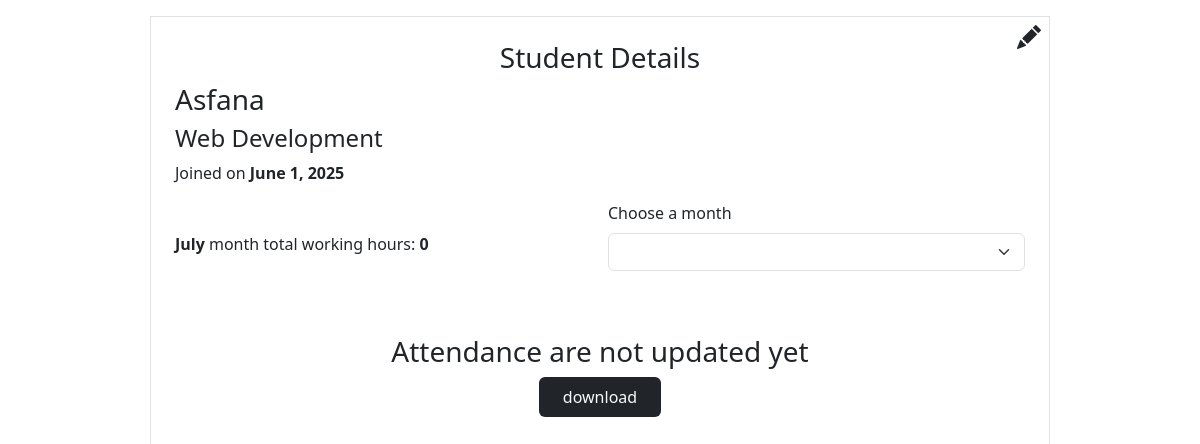
The page /student_details/1 (signed in) on the database as committed earlier.
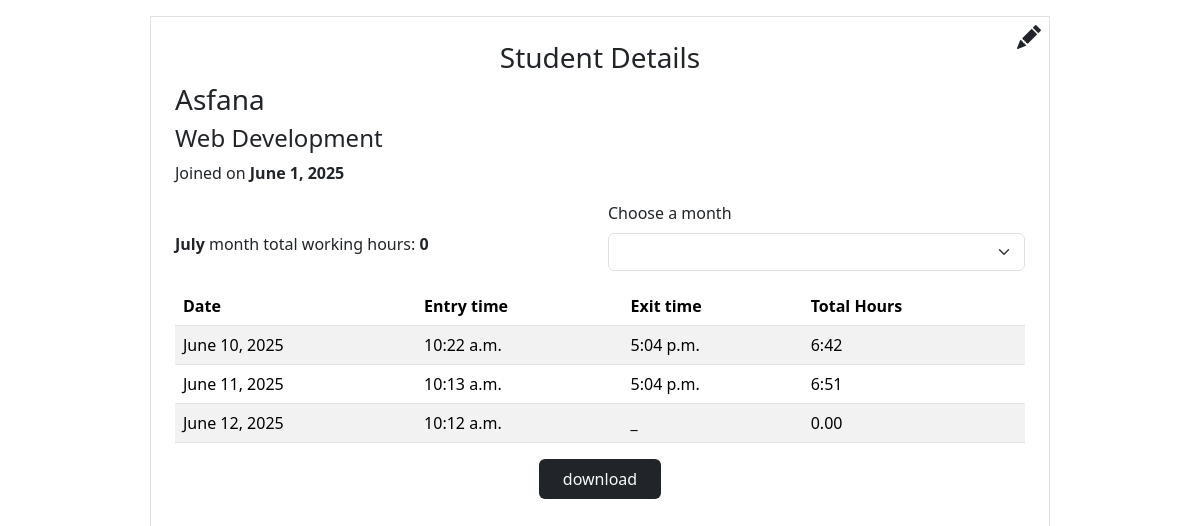
The same page on the database as committed later.
### app/models.py (models this page shows, shortened)
class Attendance(models.Model):
    student=models.ForeignKey(Student, on_delete=models.CASCADE)
    date=models.DateField()
    entry_time=models.TimeField(null=True,  blank=True)
    exit_time=models.TimeField(null=True, blank=True)
    daily_hours=models.CharField(max_length=5, default='0:00')
    total_hours=models.FloatField(default=0)
    class Meta:
        unique_together=('student','date')
    def __str__(self):
        return f'{self.student.name}: {self.date}'

### app/views.py (the view)
# urls.py: path('student_details/<int:id>', views.student_details,  name='student_details'),
@login_required
def student_details(request,id):
    student=get_object_or_404(Student,id=id)
    months=list(calendar.month_name)
    date=datetime.today()
    month=date.strftime('%B')
    monthly_hour=student.get_monthly_hours(date.month, date.year)
    print(monthly_hour)
    selected_month=request.GET.get('month')
    if selected_month and selected_month in months:
        month_number=months.index(selected_month)
        attendance=Attendance.objects.filter(student=student,
                                         date__month=month_number)
        monthly_hour=student.get_monthly_hours(month_number,date.year)
        month=selected_month
    else:
        attendance=Attendance.objects.filter(student=student)
        print(attendance)
    return render(request, 'student_details.html', locals())

### app/models.py (called while the page is built)
    def get_monthly_hours(self, month, year):
        total_hours=Attendance.objects.filter(
            student=self,
            date__month=month,
            date__year=year
        ).aggregate(total= Sum ('daily_hours'))['total']or 0
        return round(total_hours,2)

### templates/student_details.html (shortened to what this page needs)
{% extends "base.html" %}
{% block content %}
<div class="d-flex justify-content-center align-item-center h-100">
  <div class="w-75 m-3 border p-4 position-relative">
    <div>
      <h3 class="text-center">Student Details</h3>
      <a href="{% url 'edit_student' student.id %}" class='position-absolute top-0 end-0 m-2 text-dark fs-4 '><i
          class="bi bi-pencil-fill "></i>
      </a>
      <h3 class="">{{student.name}}</h3>
      <h4>{{student.course}}</h4>
      <p>Joined on <strong>{{student.join_date}}</strong></p>
      <div class="d-flex flex-column flex-md-row align-items-center gap-3">
        <p class="w-100 w-md-50 mb-0">
          <strong>{{ month }}</strong> month total working hours:
          <strong>{{ monthly_hour }}</strong>
        </p>
        <div class="w-100 w-md-50">
          <form method="get">
            <label class="form-label" for="month-select">Choose a month</label>
            <select id="month-select" name="month" class="form-select" onchange="this.form.submit()">
              {% for name in months %}
              <option value="{{name}}" {% if name == selected_month %} selected {% endif %}>{{ name }}</option>
              {% endfor %}
            </select>
          </form>
        </div>
      </div>
      {% if attendance %}
      <table class="table table-striped">
        <thead>
          <tr>
            <th>Date</th>
            <th>Entry time</th>
            <th>Exit time</th>
            <th>Total Hours</th>
          </tr>
        </thead>
        <tbody>
          {% for i in attendance %}
          <tr>
            <td>{{i.date}}</td>
            <td>{{i.entry_time}}</td>
            <td> {%if i.exit_time is None %} _ {% else %}{{i.exit_time}} {% endif %}</td>
            <td>{{i.daily_hours}}</td>
          </tr>
          {% endfor %}
        </tbody>
      </table>
      {% else %}
      <h3 class="text-center mt-5">Attendance are not updated yet</h3>
      {% endif %}
    </div>
    <div class="text-center">
    <button class="border border-0 p-2 px-4 text-light bg-dark rounded">download</button>
    </div>
  </div>
  {% endblock %}

Rows that differ between the two databases and show on the page:
added Attendance: date "June 10, 2025", entry_time "10:22 a.m.", exit_time "5:04 p.m.", daily_hours "6:42"
added Attendance: date "June 11, 2025", entry_time "10:13 a.m.", exit_time "5:04 p.m.", daily_hours "6:51"
added Attendance: date "June 12, 2025", entry_time "10:12 a.m.", daily_hours "0.00"
Other text that changed with them:
text no longer shown: "Attendance are not updated yet"
text now shown: "Date Entry time Exit time Total Hours"
